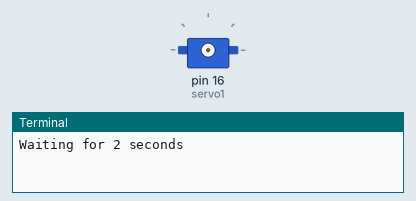
Simulated run of this program. Board: Raspberry Pi (header pin numbers). Shown: servo, the last lines printed to the terminal. Servo angles are drawn from the pulse width (0.5 ms = 0°, 2.5 ms = 180°). At 12.0 s the program stops and its outputs stay as they are.

Above: at 0.1 s.
At 8.1 s:
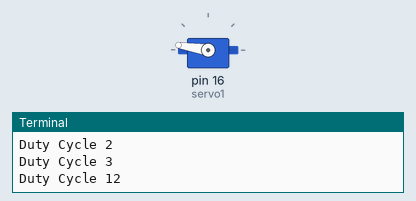
Timing chart, 0 to 9.6 s (numbered marks = the images above):
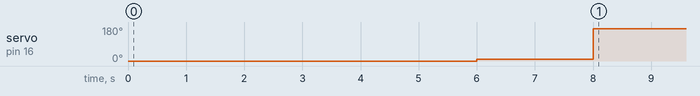

Measured:
- by itself, servo on pin 16 (servo1): 0° → 9° at 6.0 s, → 171° 2.0 s later

The program:

servo_test_duty-cycles.py
```python
# Import libraries
import RPi.GPIO as GPIO
import time

# Set GPIO numbering mode
GPIO.setmode(GPIO.BOARD)

# Set pin 16 as an output, and set servo1 as pin 16 as PWM
GPIO.setup(16,GPIO.OUT)
servo1 = GPIO.PWM(16,50) # Note 16 is pin, 50 = 50Hz pulse

#start PWM running, but with value of 0 (pulse off)
servo1.start(0)
print ("Waiting for 2 seconds")
time.sleep(2)

#Let's move the servo!
print ("Duty Cycle 0")
servo1.ChangeDutyCycle(0)
time.sleep(2)
print ("Duty Cycle 2")
servo1.ChangeDutyCycle(2)
time.sleep(2)
print ("Duty Cycle 3")
servo1.ChangeDutyCycle(3)
time.sleep(2)
print ("Duty Cycle 12")
servo1.ChangeDutyCycle(12)
time.sleep(2)
print ("Duty Cycle 0")
servo1.ChangeDutyCycle(0)
time.sleep(2)
#Define duty cycle variable
#duty = 2

#Loop for duty values 2 to 12 (0 to 180 degrees)
#while duty <= 12:
#    servo1.ChangeDutyCycle(duty)
#    time.sleep(1)
#    duty = duty + 1


#Clean-up at the end
servo1.stop()
GPIO.cleanup()
print ("Goodbye")
```
